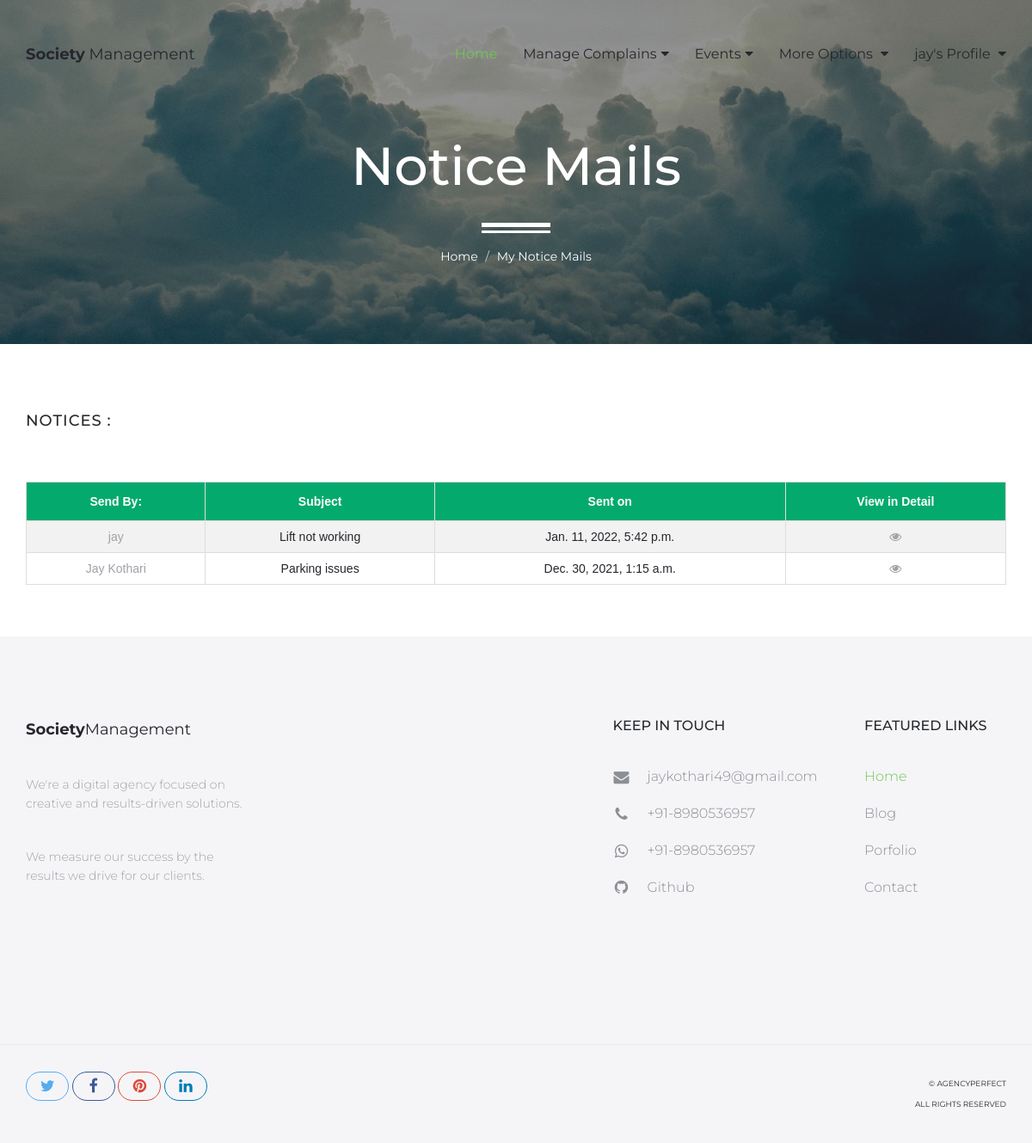
Page /member-view-notices/ (signed in) on the committed database.
### MemberApp/models.py (models this page shows, shortened)
class Member(models.Model):
    doc_choice = (
        ('Aadhar','Aadhar'),
        ('PAN','PAN'),
        ('DL','DL'),
        ('Other','Other'),
    )
    uid = models.ForeignKey(SecUser,on_delete=models.CASCADE,null=True)
    fname = models.CharField(max_length=20)
    lname = models.CharField(max_length=20)
    email = models.EmailField(unique=True)
    mobile = models.CharField(max_length=15)
    doc = models.CharField(max_length=30,choices=doc_choice)
    doc_number = models.CharField(max_length=20)
    flat_no = models.CharField(max_length=10)
    address = models.TextField()
    password = models.CharField(max_length=20)
    pic = models.FileField(upload_to='member',default='avatar.png')
    verify = models.BooleanField(default=False)
    role = models.CharField(max_length=20,default='member')
    created_at = models.DateTimeField(auto_now_add=True)

class Notice(models.Model):
    uid = models.ForeignKey(SecUser,on_delete=models.CASCADE)
    member = models.ForeignKey(Member,on_delete=models.CASCADE)
    subject = models.CharField(max_length=100)
    des = models.TextField()
    pic = models.FileField(upload_to='Notice',blank=True,null=True)
    created_at = models.DateTimeField(auto_now_add=True)

### SecApp/models.py (models this page shows, shortened)
class SecUser(models.Model):
    name = models.CharField(max_length=50)
    email = models.EmailField(unique=True)
    mobile = models.CharField(max_length=15)
    password = models.CharField(max_length=50)
    pic = models.FileField(upload_to='Profile',default='avatar.png')
    setting = models.BooleanField(default=False)
    active = models.BooleanField(default=False)

### MemberApp/views.py (the view)
# urls.py: path('member-view-notices/',views.view_notice,name='member-view-notices'),
def view_notice(request):
    member = Member.objects.get(email=request.session['memail'])
    notices = Notice.objects.filter(member=member)[::-1]
    return render(request,'view-notice.html',{'notices':notices,'member':member})

### MemberApp/templates/view-notice.html (shortened to what this page needs)
{% extends 'member-header.html' %}
{% load static %}
{% block content %}
<div id="hero" class="hero overlay subpage-hero contact-hero">
    <div class="hero-content">
        <div class="hero-text">
            <h1>Notice Mails</h1>
            <ol class="breadcrumb">
              <li class="breadcrumb-item"><a href="{% url 'member-index' %}">Home</a></li>
              <li class="breadcrumb-item active">My Notice Mails</li>
            </ol>
        </div>
    </div>
</div>
<main id="main" class="site-main">
    <section class="site-section subpage-site-section section-contact-us">
        <div class="container">
            <div class="row">
                <div class="col-sm-6">
                    <div>
                        <h2>Notices : </h2>
                    </div>
                </div>
            </div>
            <table id="customers">
                <tr>
                  <th style="text-align: center;">Send By:</th>
                  <th style="text-align: center;"> Subject </th>
                  <th style="text-align: center;">Sent on </th>
                  <th style="text-align: center;">View in Detail</th>
                </tr>
                {% for i in notices %}
                <tr>
                  <td style="text-align: center;"><a title="{{i.uid.title}}" href="mailto:{{i.uid.email}}"> {{i.uid.name}}</a></td>
                  <td style="text-align: center;">{{i.subject}}</td>
                  <td style="text-align: center;">{{i.created_at}}</td>
                  <td style="text-align: center;"><a href=""><i class="fa fa-eye"></i></a></td>
                </tr>
                {% endfor %}
              </table>
        </div>
    </section>
</main>
{% endblock %}

### MemberApp/templates/member-header.html (shortened to what this page needs)
{% load static %}
<!DOCTYPE html>
<html lang="en">
<head>
    <link rel="stylesheet" href="http://cdnjs.cloudflare.com/ajax/libs/font-awesome/4.4.0/css/font-awesome.min.css">
    <link href="{% static 'mem/assets/css/bootstrap.min.css' %}" rel="stylesheet">
    <link href="{% static 'mem/assets/css/style.css' %}" rel="stylesheet">
    <link href="{% static 'mem/assets/css/responsive.css' %}" rel="stylesheet">
</head>
<body>
    <header id="masthead" class="site-header">
        <nav id="primary-navigation" class="site-navigation">
            <div class="container">
                <div class="navbar-header">
                    <a class="site-title"><span>Society</span> Management</a>
                </div>
                <div class="collapse navbar-collapse" id="agency-navbar-collapse">
                    <ul class="nav navbar-nav navbar-right">
                        <li class="active"><a href="{% url 'member-index' %}">Home</a></li>
                        {% if member.role == 'member' %}
                        <li class="dropdown"><a href="#" class="dropdown-toggle" data-toggle="dropdown">Manage Complains<i class="fa fa-caret-down hidden-xs" aria-hidden="true"></i></a>
                        </li>
                        <li class="dropdown"><a href="#" class="dropdown-toggle" data-toggle="dropdown">Events<i class="fa fa-caret-down hidden-xs" aria-hidden="true"></i></a>
                        </li>
                        <li class="dropdown"><a href="#" class="dropdown-toggle" aria-hidden="true" data-toggle="dropdown">More Options <i class="fa fa-caret-down hidden-xs" aria-hidden="true"></i></a>
                        </li>
                        {% endif %}
                        {% if request.session.memail %}
                        <li class="dropdown"><a href="#" class="dropdown-toggle" data-toggle="dropdown"> {{member.fname}}'s Profile <i class="fa fa-caret-down hidden-xs" aria-hidden="true"></i></a>
                        </li>
                        {% endif %}
                    </ul>
                </div>
            </div>
        </nav>
    </header>
{% block content %}
{% endblock %}
<footer id="colophon" class="site-footer">
    <div class="container">
        <div class="row">
            <div class="col-md-3 col-sm-4 col-xs-6">
                <a class="site-title"><span>Society</span>Management</a>
                <p>We're a digital agency focused on creative and results-driven solutions.</p>
                <p>We measure our success by the results we drive for our clients.</p>
            </div>
            <div class="col-lg-offset-4 col-md-3 col-sm-4 col-md-offset-2 col-sm-offset-0 col-xs-6 ">
                <h3>Keep in touch</h3>
                <ul class="list-unstyled contact-links">
                    <li><i class="fa fa-envelope" aria-hidden="true"></i><a href="mailto:jaykothari49@gmail.com">jaykothari49@gmail.com</a></li>
                    <li><i class="fa fa-phone" aria-hidden="true"></i><a href="tel:+918980536957" target="_blank">+91-8980536957 </a></li>
                    <li><i class="fa fa-whatsapp" aria-hidden="true"></i><a href="https://api.whatsapp.com/send/?phone=918980536957&text&app_absent=0" target="_blank">+91-8980536957</a></li>
                    <li><i class="fa fa-github" aria-hidden="true"></i><a href="https://github.com/jaykothari-github" target="_blank">Github</a></li>
                </ul>
            </div>
            <div class="col-lg-2 col-md-3 col-sm-4 col-xs-6">
                <h3>Featured links</h3>
                <ul class="list-unstyled">
                    <li class="active"><a href="index.html">Home</a></li>
                    <li><a href="blog.html">Blog</a></li>
                    <li><a href="portfolio.html">Porfolio</a></li>
                    <li><a href="contact.html">Contact</a></li>
                </ul>
            </div>
        </div>
    </div>
    <div class="copyright">
        <div class="container">
            <div class="row">
                <div class="col-xs-8">
                    <div class="social-links">
                        <a class="twitter-bg" href="#"><i class="fa fa-twitter"></i></a>
                        <a class="facebook-bg" href="#"><i class="fa fa-facebook"></i></a>
                        <a class="pinterest" href="#"><i class="fa fa-pinterest"></i></a>
                        <a class="linkedin-bg" href="#"><i class="fa fa-linkedin"></i></a>
                    </div>
                </div>
                <div class="col-xs-4">
                    <div class="text-right">
                        <p>&copy; AgencyPerfect</p>
                        <p>All Rights Reserved</p>
                    </div>
                </div>
            </div>
        </div>
    </div>
</footer>
</body>
</html>

### MemberApp/templates/view-notice.html (style rules this page uses)
#customers { font-family: Arial, Helvetica, sans-serif; border-collapse: collapse; width: 100%; }
#customers td, #customers th { border: 1px solid #ddd; padding: 8px; }
#customers tr:nth-child(even) { background-color: #f2f2f2; }
#customers th { padding-top: 12px; padding-bottom: 12px; text-align: left; background-color: #04AA6D; color: white; }

### rows in the picture
Member: fname "jay"
Notice: uid.name "jay", subject "Lift not working", created_at "Jan. 11, 2022, 5:42 p.m."
Notice: uid.name "Jay Kothari", subject "Parking issues", created_at "Dec. 30, 2021, 1:15 a.m."
